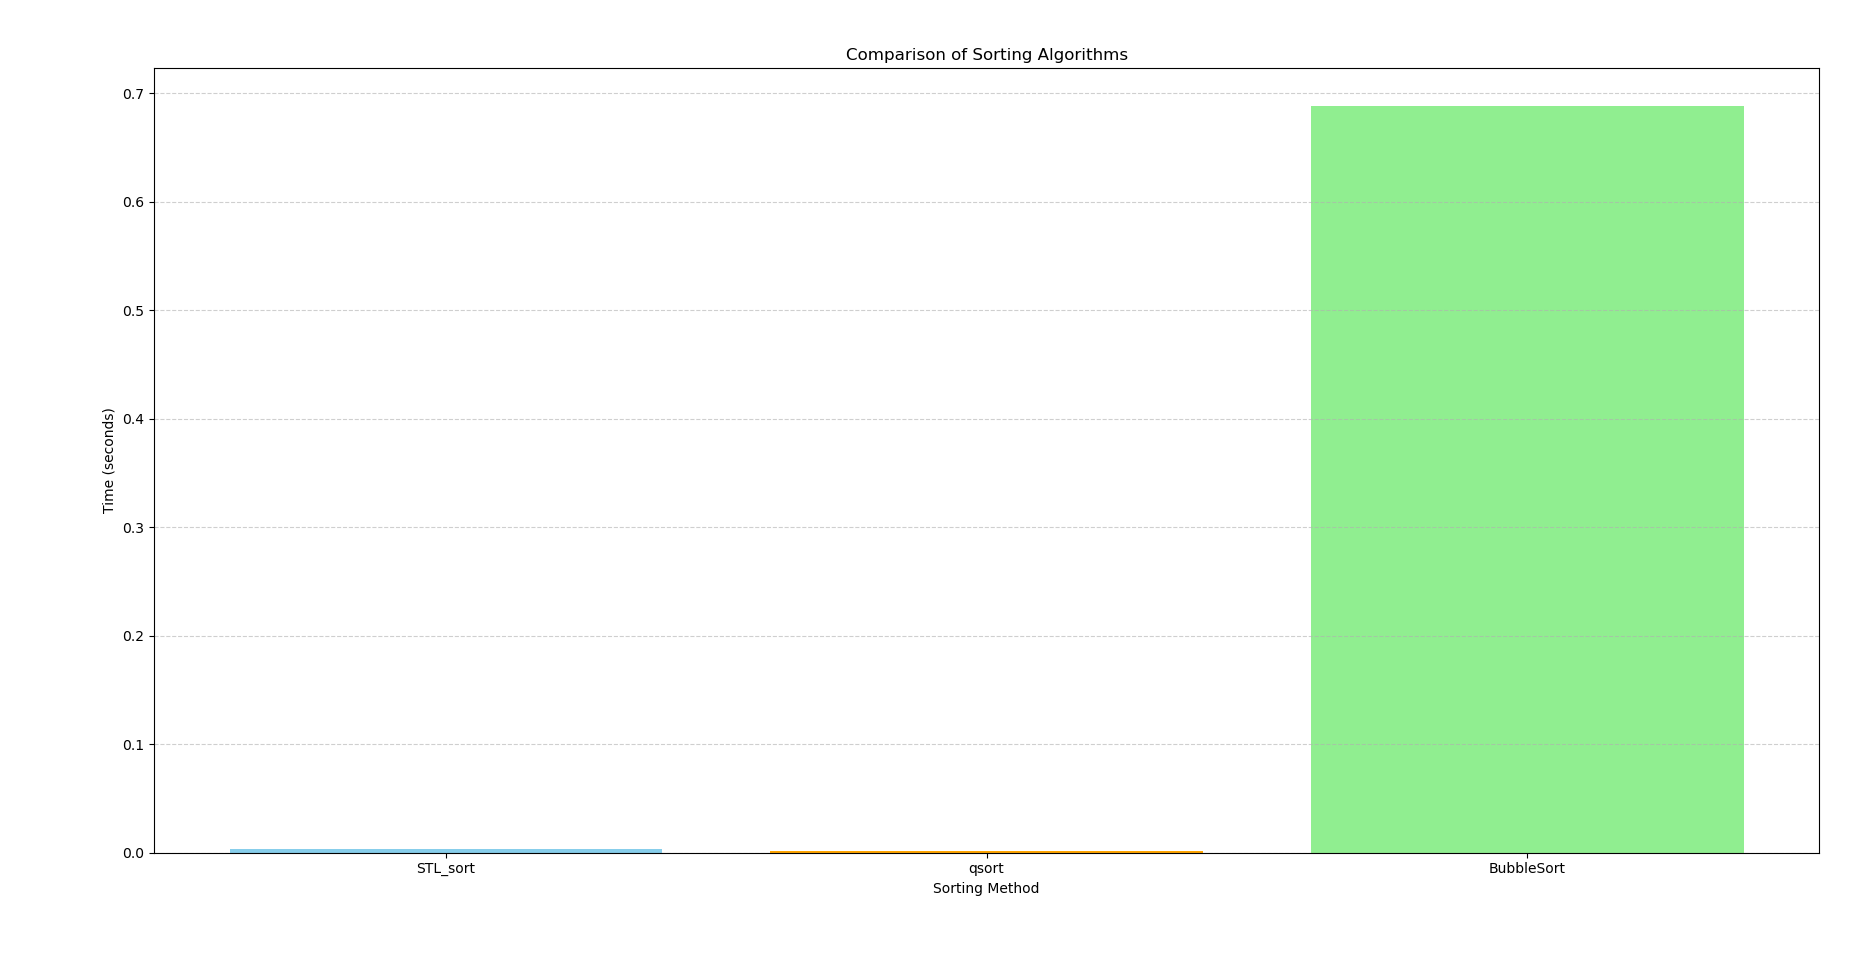

Python code for this plot:
import matplotlib.pyplot as plt

# Read data from file
methods = []
times = []

with open("sort_times.txt", "r") as f:
    for line in f:
        parts = line.strip().split()
        methods.append(parts[0])
        times.append(float(parts[1]))

# Create bar chart
plt.figure(figsize=(8,5))
plt.bar(methods, times, color=['skyblue', 'orange', 'lightgreen'])
plt.title("Comparison of Sorting Algorithms")
plt.xlabel("Sorting Method")
plt.ylabel("Time (seconds)")
plt.grid(axis='y', linestyle='--', alpha=0.6)
plt.tight_layout()
plt.show()
